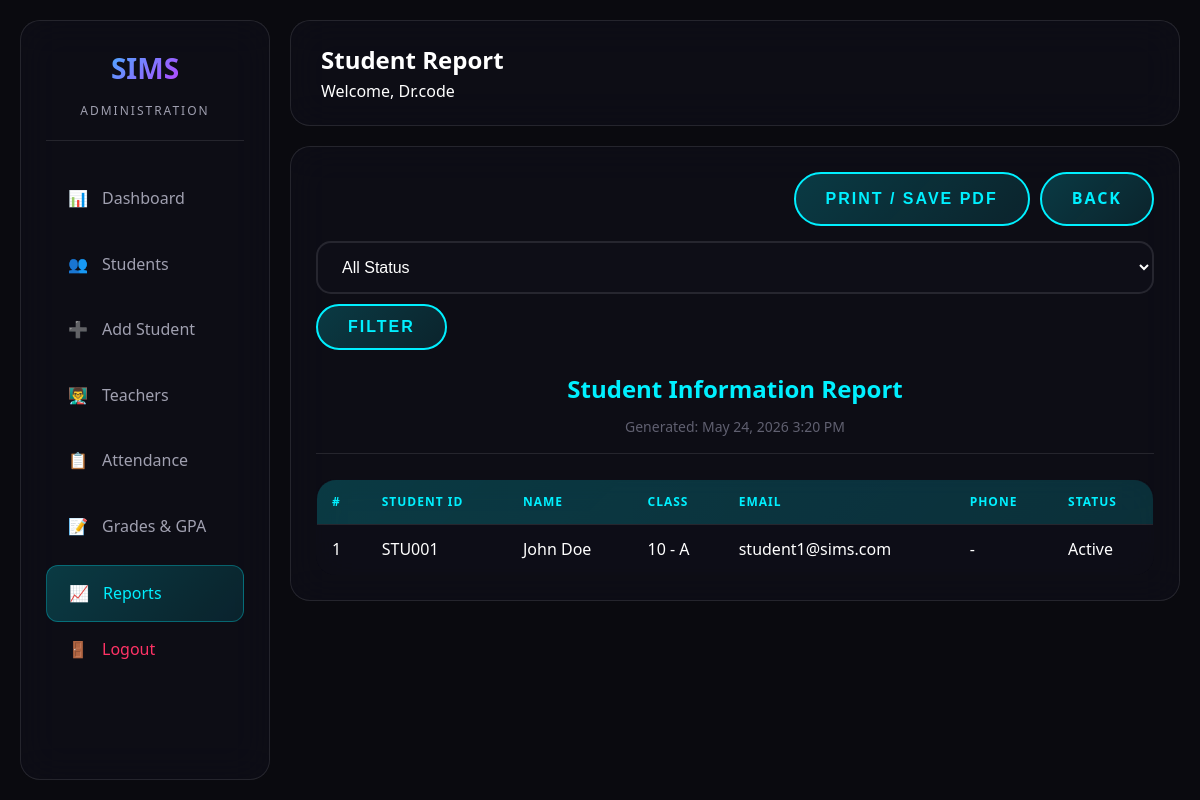
Screenshot of /reports/students_report.php (signed in) with the database file from the repository.
### tables this page shows
CREATE TABLE students (
    id INT AUTO_INCREMENT PRIMARY KEY,
    user_id INT UNIQUE COMMENT 'Links to users.id for student portal login',
    student_id VARCHAR(20) UNIQUE NOT NULL COMMENT 'Also used as portal username (users.username)',
    first_name VARCHAR(50) NOT NULL,
    last_name VARCHAR(50) NOT NULL,
    date_of_birth DATE,
    gender ENUM('male', 'female', 'other') DEFAULT 'other',
    address TEXT,
    phone VARCHAR(20),
    email VARCHAR(100),
    enrollment_date DATE NOT NULL,
    class_grade VARCHAR(10),
    section VARCHAR(10),
    guardian_name VARCHAR(100),
    guardian_phone VARCHAR(20),
    guardian_email VARCHAR(100),
    profile_image VARCHAR(255) DEFAULT NULL,
    status ENUM('active', 'inactive', 'graduated', 'suspended') DEFAULT 'active',
    created_at TIMESTAMP DEFAULT CURRENT_TIMESTAMP,
    updated_at TIMESTAMP DEFAULT CURRENT_TIMESTAMP ON UPDATE CURRENT_TIMESTAMP,
    FOREIGN KEY (user_id) REFERENCES users(id) ON DELETE SET NULL,
    INDEX idx_student_id (student_id),
    INDEX idx_class_grade (class_grade),
    INDEX idx_status (status)
);

### reports/students_report.php (the view, shortened to what this page needs)
<?php
$pdo = db();
$query = 'SELECT * FROM students WHERE 1=1';
$params = [];
$query .= ' ORDER BY first_name, last_name';
$stmt = $pdo->prepare($query);
$stmt->execute($params);
$students = $stmt->fetchAll(PDO::FETCH_ASSOC);
require_once __DIR__ . '/../includes/header.php';
?>
<div class="glass-panel">
    <div class="page-actions">
        <button type="button" class="neon-btn" onclick="window.print()">Print / Save PDF</button>
        <a href="index.php" class="neon-btn" style="text-decoration:none;">Back</a>
    </div>
    <form method="GET" class="filter-bar no-print">
        <select name="status" class="neon-input">
            <option value="">All Status</option>
        </select>
        <button type="submit" class="neon-btn">Filter</button>
    </form>
    <div class="report-header">
        <h2>Student Information Report</h2>
        <p>Generated: <?php echo date('F d, Y g:i A'); ?></p>
    </div>
    <div style="overflow-x:auto;">
        <table class="data-table">
            <thead>
                <tr>
                    <th>#</th>
                    <th>Student ID</th>
                    <th>Name</th>
                    <th>Class</th>
                    <th>Email</th>
                    <th>Phone</th>
                    <th>Status</th>
                </tr>
            </thead>
            <tbody>
                <?php foreach ($students as $i => $s): ?>
                    <tr>
                        <td><?php echo $i + 1; ?></td>
                        <td><?php echo htmlspecialchars($s['student_id']); ?></td>
                        <td><?php echo htmlspecialchars($s['first_name'] . ' ' . $s['last_name']); ?></td>
                        <td><?php echo htmlspecialchars($s['class_grade'] . ($s['section'] ? ' - ' . $s['section'] : '')); ?></td>
                        <td><?php echo htmlspecialchars($s['email'] ?? '-'); ?></td>
                        <td><?php echo htmlspecialchars($s['phone'] ?? '-'); ?></td>
                        <td><?php echo ucfirst(htmlspecialchars($s['status'])); ?></td>
                    </tr>
                <?php endforeach; ?>
            </tbody>
        </table>
    </div>
</div>
<?php require_once __DIR__ . '/../includes/footer.php'; ?>

### assets/css/futuristic.css (style rules this page uses)
:root { --primary-neon: #00f0ff; --secondary-neon: #ff00ff; --accent-neon: #00ff88; --warning-neon: #ffaa00; --danger-neon: #ff3366; --bg-dark: #0a0a0f; --bg-darker: #050508; --bg-card: rgba(15, 15, 25, 0.7); --bg-card-hover: rgba(20, 20, 35, 0.8); --text-primary: #ffffff; --text-secondary: #a0a0b0; --text-muted: #606070; --glass-border: rgba(255, 255, 255, 0.1); --glass-shadow: 0 8px 32px rgba(0, 0, 0, 0.4); --neon-glow: 0 0 20px rgba(0, 240, 255, 0.5); --neon-glow-strong: 0 0 40px rgba(0, 240, 255, 0.8); --transition-fast: 0.2s ease; --transition-normal: 0.3s ease; --transition-slow: 0.5s ease; }
* { margin: 0; padding: 0; box-sizing: border-box; }
body { font-family: 'Segoe UI', Tahoma, Geneva, Verdana, sans-serif; background: var(--bg-dark); color: var(--text-primary); line-height: 1.6; overflow-x: hidden; min-height: 100vh; }
.neon-btn { background: linear-gradient(135deg, rgba(0, 240, 255, 0.2), rgba(0, 240, 255, 0.1)); border: 2px solid var(--primary-neon); color: var(--primary-neon); padding: 12px 30px; border-radius: 50px; font-weight: 600; text-transform: uppercase; letter-spacing: 2px; cursor: pointer; transition: all var(--transition-normal); position: relative; overflow: hidden; }
.neon-btn::before { content: ''; position: absolute; top: 0; left: -100%; width: 100%; height: 100%; background: linear-gradient(90deg, transparent, rgba(0, 240, 255, 0.4), transparent); transition: left var(--transition-slow); }
.neon-input { background: rgba(15, 15, 25, 0.8); border: 2px solid var(--glass-border); border-radius: 15px; padding: 15px 20px; color: var(--text-primary); font-size: 16px; transition: all var(--transition-normal); width: 100%; }
.neon-input::placeholder { color: var(--text-muted); }
html, body { -webkit-text-size-adjust: 100%; -ms-text-size-adjust: 100%; touch-action: manipulation; padding: env(safe-area-inset-top) env(safe-area-inset-right) env(safe-area-inset-bottom) env(safe-area-inset-left); }
button, .neon-btn, .nav-item { -webkit-tap-highlight-color: transparent; }
input, button, .neon-input { font-size: 16px; min-height: 44px; }

### assets/css/dashboard.css (style rules this page uses)
.data-table { width: 100%; border-collapse: collapse; background: var(--bg-card); backdrop-filter: blur(20px); border: 1px solid var(--glass-border); border-radius: 20px; overflow: hidden; }
.data-table thead { background: linear-gradient(135deg, rgba(0, 240, 255, 0.1), rgba(0, 240, 255, 0.05)); }
.data-table th { padding: 15px 20px; text-align: left; font-size: 12px; font-weight: 600; text-transform: uppercase; letter-spacing: 1px; color: var(--primary-neon); }
.data-table td { padding: 15px 20px; border-bottom: 1px solid var(--glass-border); color: var(--text-primary); }
.data-table tbody tr:last-child td { border-bottom: none; }

### assets/css/admin.css (style rules this page uses)
.glass-panel { background: var(--bg-card); backdrop-filter: blur(20px); border: 1px solid var(--glass-border); border-radius: 20px; padding: 25px; }
.page-actions { display: flex; flex-wrap: wrap; gap: 10px; justify-content: flex-end; margin-bottom: 15px; }
.data-table { width: 100%; border-collapse: collapse; }
.data-table th, .data-table td { padding: 12px 15px; text-align: left; border-bottom: 1px solid var(--glass-border); }
.data-table th { background: rgba(0, 240, 255, 0.1); color: var(--primary-neon); font-weight: 600; }
.filter-bar { display: flex; flex-wrap: wrap; gap: 10px; align-items: flex-end; margin-bottom: 20px; }
.filter-bar .neon-input, .filter-bar select { min-width: 160px; }
.report-header { text-align: center; margin-bottom: 25px; padding-bottom: 15px; border-bottom: 1px solid var(--glass-border); }
.report-header h2 { color: var(--primary-neon); margin-bottom: 8px; }
.report-header p { color: var(--text-muted); font-size: 14px; }

### rows the page displays
students: student "STU001", first_name+last_name "John Doe", class_grade+section "10 - A", email "student1@sims.com", phone "-", status "Active"

### other values shown
$page_title "Student Report"
$_SESSION['full_name'] "Dr.code"
